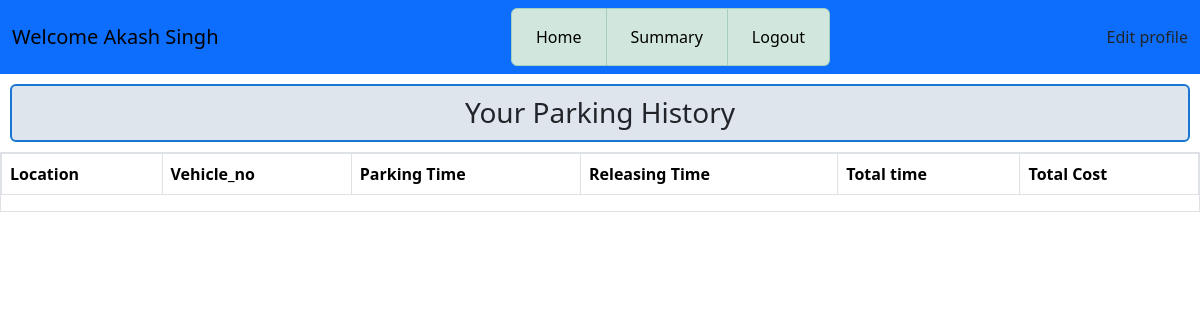
The page /user_summary/3 on the database as committed earlier.
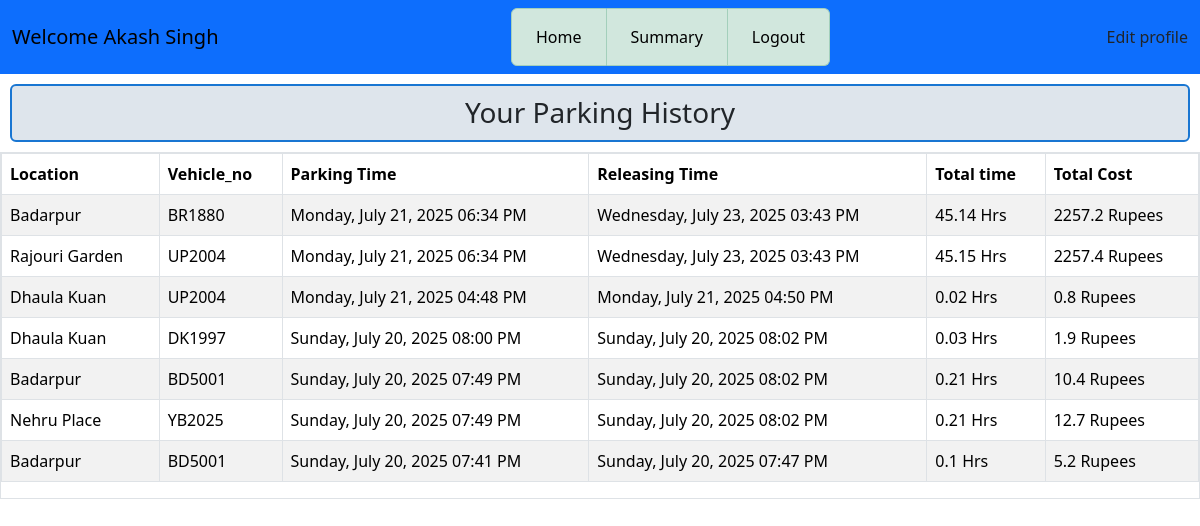
The same page on the database as committed later.
### application/models.py (models this page shows)
class Reserve(db.Model):
    id = db.Column(db.Integer, primary_key=True, autoincrement=True)
    user_id = db.Column(db.Integer, db.ForeignKey('users.id'), nullable=False)
    lot_id = db.Column(db.Integer, db.ForeignKey('lots.id'), nullable=False)
    spot_id = db.Column(db.String, db.ForeignKey('spots.id'), nullable=False)
    start_time = db.Column(db.DateTime)
    end_time = db.Column(db.DateTime)
    total_time = db.Column(db.Float)  # in hours
    location = db.Column(db.String(200), nullable=False)
    status = db.Column(db.String, default="released") # released or occupied
    cost = db.Column(db.Float)
    vehicle_no = db.Column(db.String(20), nullable=False)

### application/controllers.py (the view)
@app.route('/user_summary/<int:user_id>', methods=['GET'])
def user_summary(user_id):
    this_user = Users.query.get(user_id)
    reserve = Reserve.query.filter_by(user_id=user_id, status="released").order_by(Reserve.id.desc()).all()
    return render_template('summ_user.html', this_user=this_user, reserve=reserve)

### templates/summ_user.html (shortened to what this page needs)
<!DOCTYPE html>
<html lang="en">
<head>
    <link rel="stylesheet" href="/static/css/style.css">
    <link href="https://cdn.jsdelivr.net/npm/bootstrap@5.3.7/dist/css/bootstrap.min.css" rel="stylesheet">
</head>
<body>
    <div id ="main">
        <div id ="canvas" class="overflow-auto">
            <nav class="navbar navbar-expand-lg bg-primary">
                <div class="container-fluid">
                    <div class="navbar-brand" >Welcome {{this_user.fullname}}</div>
                    <div class="collapse navbar-collapse" id="navbarSupportedContent">
                        <ul class="navbar-nav mx-auto mb-2 mb-lg-0 list-group list-group-horizontal text-center">
                            <li class="nav-item list-group-item  list-group-item-success">
                                <a class="nav-link active" aria-current="page" href="/user_dashboard/{{this_user.id}}">Home</a>
                            </li>
                            <li class="nav-item list-group-item  list-group-item-success">
                                <a class="nav-link active" aria-current="page" href="/user_summary/{{this_user.id}}">Summary</a>
                            </li>
                            <li class="nav-item list-group-item  list-group-item-success">
                                <a class="nav-link active" aria-current="page" href="/login">Logout</a>
                            </li>
                        </ul>
                        <a class="nav-link active" aria-current="page" href="/edit_profile/{{this_user.id}}">Edit profile</a>
                    </div>
                </div>
            </nav>
            <div id ="content" class="overflow-auto">
                    <h3 class="heading">Your Parking History</h3>
                    <div id="table1" class="border" >
                    <table class="table table-striped table-bordered" >
                        <thead>
                            <tr>
                                <th scope="col">Location</th>
                                <th scope="col">Vehicle_no</th>
                                <th scope="col">Parking Time</th>
                                <th scope="col">Releasing Time</th>
                                <th scope="col">Total time</th>
                                <th scope="col">Total Cost</th>
                            </tr>
                        </thead>
                            <tbody>
                                {% for his in reserve %}
                                <tr>
                                    <td>{{his.location}}</td>
                                    <td>{{his.vehicle_no}}</td>
                                    <td>{{his.start_time.strftime('%A, %B %d, %Y %I:%M %p') }}</td>
                                    <td>{{his.end_time.strftime('%A, %B %d, %Y %I:%M %p') }}</td>
                                    <td>{{his.total_time | round(2) }} Hrs</td>
                                    <td>{{his.cost | round(1)}} Rupees</td>
                                </tr>
                                {% endfor %}
                            </tbody>
                    </table>
                    </div>
            </div>
        </div>
    </div>
</body>
</html>

Rows that differ between the two databases and show on the page:
added Reserve: location "Badarpur", vehicle_no "BR1880", start_time "Monday, July 21, 2025 06:34 PM", end_time "Wednesday, July 23, 2025 03:43 PM", total_time "45.14", cost "2257.2"
added Reserve: location "Rajouri Garden", vehicle_no "UP2004", start_time "Monday, July 21, 2025 06:34 PM", end_time "Wednesday, July 23, 2025 03:43 PM", total_time "45.15", cost "2257.4"
added Reserve: location "Dhaula Kuan", vehicle_no "UP2004", start_time "Monday, July 21, 2025 04:48 PM", end_time "Monday, July 21, 2025 04:50 PM", total_time "0.02", cost "0.8"
now on this page (row edited): Reserve: location "Dhaula Kuan", vehicle_no "DK1997", start_time "Sunday, July 20, 2025 08:00 PM", end_time "Sunday, July 20, 2025 08:02 PM", total_time "0.03", cost "1.9"
now on this page (row edited): Reserve: location "Badarpur", vehicle_no "BD5001", start_time "Sunday, July 20, 2025 07:49 PM", end_time "Sunday, July 20, 2025 08:02 PM", total_time "0.21", cost "10.4"
now on this page (row edited): Reserve: location "Nehru Place", vehicle_no "YB2025", start_time "Sunday, July 20, 2025 07:49 PM", end_time "Sunday, July 20, 2025 08:02 PM", total_time "0.21", cost "12.7"
now on this page (row edited): Reserve: location "Badarpur", vehicle_no "BD5001", start_time "Sunday, July 20, 2025 07:41 PM", end_time "Sunday, July 20, 2025 07:47 PM", total_time "0.1", cost "5.2"
